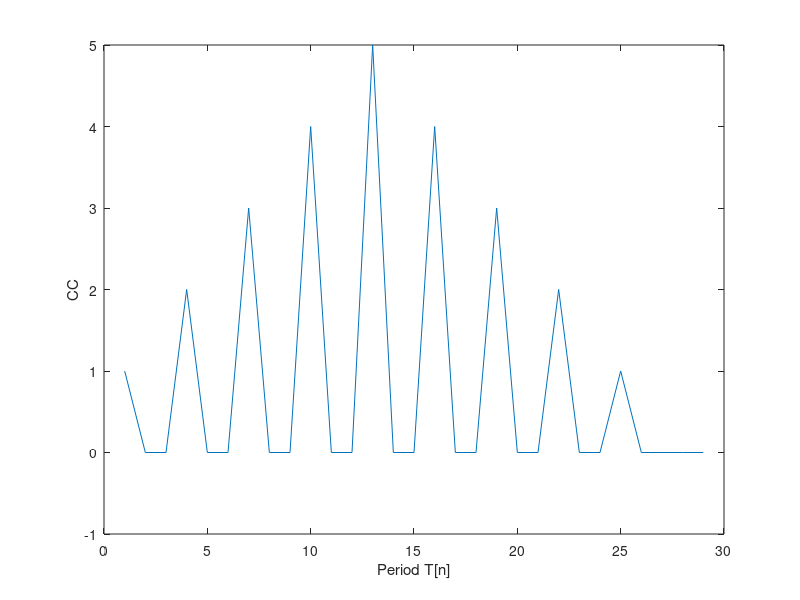

MATLAB code to generate this figure:
function [] = Code_Convolution()
 A =[1,0,0, 1,0,0, 1,0,0, 1,0,0, 1,0,0];
 B =[0,0,1, 0,0,1, 0,0,1, 0,0,1, 0,0,1];
 
 %A = [1,0,0,0,0 ,1,0,0,0,0  ,1,0,0,0,0  ,1,0,0,0,0  ,1,0,0,0,0];
 %B = [1,0,0,0,0 ,0,1,0,0,0  ,0,0,1,0,0  ,0,0,0,1,0  ,0,0,0,0,1];
 CC = [];
 
 SCC = 0;
ind = 0;
temp = 0;

y=xcorr(A,B);
plot(y)
xlabel('Period T[n]');
ylabel('CC');

for K =1:1:15
    
    temp =  A(K) * B(K);
    SCC =  SCC +temp;
    
end

end
